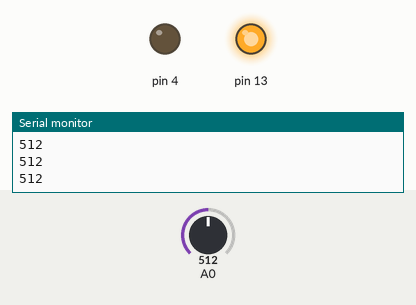
This sketch was run on a simulated Arduino Uno, built with avr-gcc and run on an emulated ATmega328P. On the bench: output pins drawn as LEDs (lit = HIGH), the last lines printed to the serial monitor. The test bench sets the inputs (shaded band); at power-on: A0 = 512.

Above: at 1.2 s.
1.3 s: A0 set to 104
2.8 s: A0 set to 88
At 3.05 s:
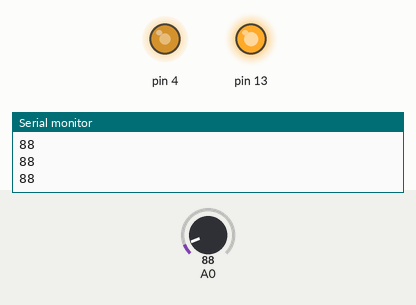
5.8 s: A0 set to 110
7.3 s: A0 set to 90
Timing chart, 0 to 11.3 s (numbered marks = the images above; inputs shaded):
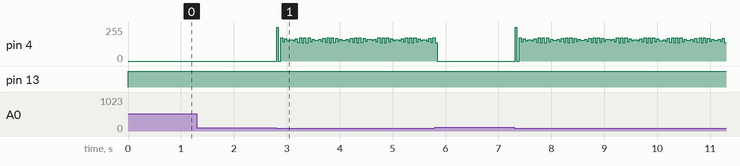

The sketch:

_001_CODE_FOR_LEVETRON.ino
```cpp
int x=0;
void setup(){
  pinMode(A0,INPUT);
  Serial.begin(9600);
  pinMode(4,OUTPUT);
  pinMode(13,OUTPUT);

}
void loop(){
int x=analogRead(A0);
Serial.println(x);
delay(6);
digitalWrite(13,HIGH);
if(x<100)
digitalWrite(4,HIGH);
delay(10);
digitalWrite(13,HIGH);

if(x>100);
digitalWrite(4,LOW);
}
```

Measured:
- the behaviour switches between 100 and 99 on A0 (found by bisection; images 0 and 1)
